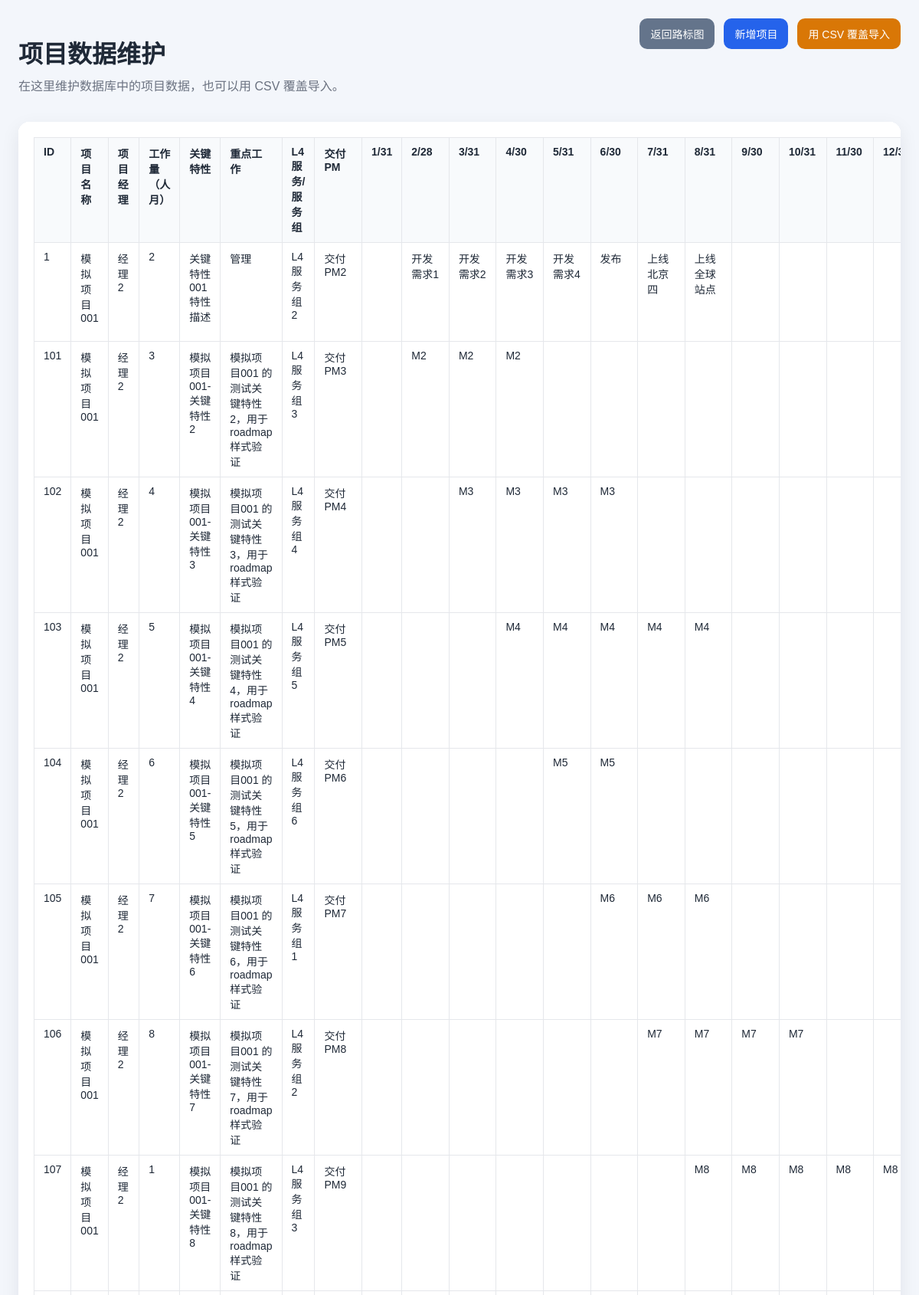
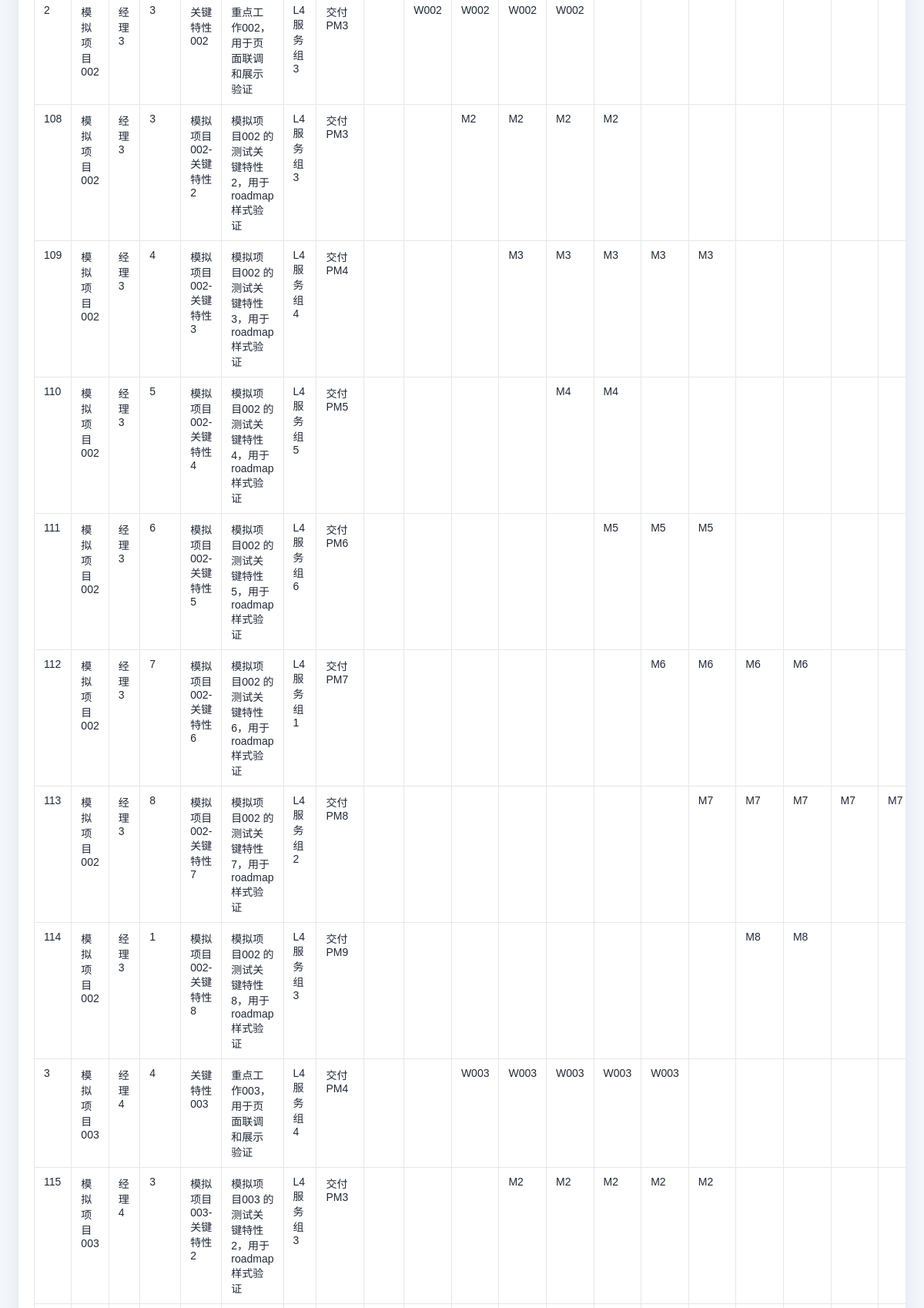
/admin/projects (upper part), run on the app's committed database (2 pictures, top to bottom).
### tables this page shows
CREATE TABLE projects (
                id INTEGER PRIMARY KEY AUTOINCREMENT,
                project_name TEXT,
                project_manager TEXT,
                workload_person_month TEXT,
                focus_work TEXT,
                feature_name TEXT,
                service_group TEXT,
                delivery_pm TEXT,
                "1/31" TEXT,
                "2/28" TEXT,
                "3/31" TEXT,
                "4/30" TEXT,
                "5/31" TEXT,
                "6/30" TEXT,
                "7/31" TEXT,
                "8/31" TEXT,
                "9/30" TEXT,
                "10/31" TEXT,
                "11/30" TEXT,
                "12/31" TEXT,
                created_at TEXT DEFAULT CURRENT_TIMESTAMP,
                updated_at TEXT DEFAULT CURRENT_TIMESTAMP
            );

### src/app.py (the view)
@app.route('/admin/projects')
@login_required
def admin_projects():
    rows = load_projects()
    return render_template('admin_projects.html', projects=rows, months=MILESTONE_COLUMNS, saml_enabled=saml_enabled(), saml_user=session.get('saml_user'))

### src/app.py (called while the page is built)
def saml_enabled():
    return os.getenv("RELEASEPLAN_SAML_ENABLED", "false").lower() == "true"

def login_required(view_func):
    @wraps(view_func)
    def wrapped(*args, **kwargs):
        if not saml_enabled():
            return view_func(*args, **kwargs)
        if session.get('saml_user'):
            return view_func(*args, **kwargs)
        return redirect('/releaseplan/saml/login?next=' + request.path)
    return wrapped

def get_conn():
    DB_PATH.parent.mkdir(parents=True, exist_ok=True)
    conn = sqlite3.connect(DB_PATH)
    conn.row_factory = sqlite3.Row
    return conn

def import_csv_if_needed():
    with get_conn() as conn:
        count = conn.execute("SELECT COUNT(*) FROM projects").fetchone()[0]
    if count == 0:
        import_csv(replace=False)

def load_projects():
    init_db()
    import_csv_if_needed()
    with get_conn() as conn:
        rows = conn.execute(
            f"""
            SELECT
                id,
                project_name,
                project_manager,
                workload_person_month,
                focus_work,
                feature_name,
                service_group,
                delivery_pm,
                {', '.join([f'"{month}"' for month in MILESTONE_COLUMNS])}
            FROM projects
            ORDER BY project_name ASC, id ASC
            """
        ).fetchall()
        return [dict(row) for row in rows]

### templates/admin_projects.html (shortened to what this page needs)
<!doctype html>
<html lang="zh-CN">
<head>
  <link rel="stylesheet" href="{{ url_for('static', filename='style.css') }}">
</head>
<body>
  <div class="page">
    <header class="toolbar">
      <div>
        <h1>项目数据维护</h1>
        <p>在这里维护数据库中的项目数据，也可以用 CSV 覆盖导入。</p>
      </div>
      <div class="toolbar-actions">
        <a class="button secondary" href="/releaseplan/">返回路标图</a>
        <a class="button" href="{{ url_for('admin_project_new') }}">新增项目</a>
        <form method="post" action="{{ url_for('admin_projects_import_csv') }}" onsubmit="return confirm('确认用 docs/project_table.csv 覆盖导入数据库吗？');">
          <button class="button warning" type="submit">用 CSV 覆盖导入</button>
        </form>
      </div>
    </header>
    {% if projects %}
      <div class="table-wrap card">
        <table class="data-table">
          <thead>
            <tr>
              <th>ID</th>
              <th>项目名称</th>
              <th>项目经理</th>
              <th>工作量（人月）</th>
              <th>关键特性</th>
              <th>重点工作</th>
              <th>L4服务/服务组</th>
              <th>交付PM</th>
              {% for month in months %}
                <th>{{ month }}</th>
              {% endfor %}
            </tr>
          </thead>
          <tbody>
            {% for project in projects %}
              <tr>
                <td>{{ project.id }}</td>
                <td>{{ project.project_name or '' }}</td>
                <td>{{ project.project_manager or '' }}</td>
                <td>{{ project.workload_person_month or '' }}</td>
                <td>{{ project.feature_name or '' }}</td>
                <td>{{ project.focus_work or '' }}</td>
                <td>{{ project.service_group or '' }}</td>
                <td>{{ project.delivery_pm or '' }}</td>
                {% for month in months %}
                  <td>{{ project[month] or '' }}</td>
                {% endfor %}
              </tr>
            {% endfor %}
          </tbody>
        </table>
      </div>
    {% else %}
      <div class="empty">当前数据库还没有项目数据。你可以先新增，或者用 CSV 覆盖导入。</div>
    {% endif %}
  </div>
</body>
</html>

### static/style.css (style rules this page uses)
body { margin: 0; font-family: Arial, "PingFang SC", "Microsoft YaHei", sans-serif; background: #f3f6fb; color: #1f2937; }
.page { max-width: 1500px; margin: 0 auto; padding: 24px; }
header h1 { margin-bottom: 8px; }
header p { margin-top: 0; color: #6b7280; }
.card { background: #fff; border-radius: 16px; box-shadow: 0 8px 24px rgba(15, 23, 42, 0.08); }
.toolbar { display: flex; justify-content: space-between; gap: 16px; align-items: flex-start; margin-bottom: 20px; }
.toolbar-actions { display: flex; gap: 12px; align-items: center; flex-wrap: wrap; }
.button { display: inline-flex; align-items: center; justify-content: center; padding: 10px 14px; border-radius: 10px; background: #2563eb; color: #fff; text-decoration: none; border: 0; cursor: pointer; font-size: 14px; }
.button.secondary { background: #64748b; }
.button.warning { background: #d97706; }
.card { background: #fff; border-radius: 14px; padding: 20px; box-shadow: 0 8px 24px rgba(15, 23, 42, 0.08); }
.table-wrap { overflow-x: auto; }
.data-table { width: 100%; border-collapse: collapse; }
.data-table th, .data-table td { border: 1px solid #e5e7eb; padding: 10px 12px; text-align: left; vertical-align: top; font-size: 14px; }
.data-table th { background: #f8fafc; }

### data on the page
projects: id "1", project_name "模拟项目001", project_manager "经理2", workload_person_month "2", feature_name "关键特性001特性描述", focus_work "管理", service_group "L4服务组2", delivery_pm "交付PM2", project "开发需求1" "开发需求2" "开发需求3" "开发需求4" "发布" "上线北京四" "上线全球站点"
projects: id "101", project_name "模拟项目001", project_manager "经理2", workload_person_month "3", feature_name "模拟项目001-关键特性2", focus_work "模拟项目001 的测试关键特性 2，用于 roadmap 样式验证", service_group "L4服务组3", delivery_pm "交付PM3", project "M2" "M2" "M2"
projects: id "102", project_name "模拟项目001", project_manager "经理2", workload_person_month "4", feature_name "模拟项目001-关键特性3", focus_work "模拟项目001 的测试关键特性 3，用于 roadmap 样式验证", service_group "L4服务组4", delivery_pm "交付PM4", project "M3" "M3" "M3" "M3"
projects: id "103", project_name "模拟项目001", project_manager "经理2", workload_person_month "5", feature_name "模拟项目001-关键特性4", focus_work "模拟项目001 的测试关键特性 4，用于 roadmap 样式验证", service_group "L4服务组5", delivery_pm "交付PM5", project "M4" "M4" "M4" "M4" "M4"
projects: id "104", project_name "模拟项目001", project_manager "经理2", workload_person_month "6", feature_name "模拟项目001-关键特性5", focus_work "模拟项目001 的测试关键特性 5，用于 roadmap 样式验证", service_group "L4服务组6", delivery_pm "交付PM6", project "M5" "M5"
projects: id "105", project_name "模拟项目001", project_manager "经理2", workload_person_month "7", feature_name "模拟项目001-关键特性6", focus_work "模拟项目001 的测试关键特性 6，用于 roadmap 样式验证", service_group "L4服务组1", delivery_pm "交付PM7", project "M6" "M6" "M6"
projects: id "106", project_name "模拟项目001", project_manager "经理2", workload_person_month "8", feature_name "模拟项目001-关键特性7", focus_work "模拟项目001 的测试关键特性 7，用于 roadmap 样式验证", service_group "L4服务组2", delivery_pm "交付PM8", project "M7" "M7" "M7" "M7"
projects: id "107", project_name "模拟项目001", project_manager "经理2", workload_person_month "1", feature_name "模拟项目001-关键特性8", focus_work "模拟项目001 的测试关键特性 8，用于 roadmap 样式验证", service_group "L4服务组3", delivery_pm "交付PM9", project "M8" "M8" "M8" "M8" "M8"
projects: id "2", project_name "模拟项目002", project_manager "经理3", workload_person_month "3", feature_name "关键特性002", focus_work "重点工作002，用于页面联调和展示验证", service_group "L4服务组3", delivery_pm "交付PM3", project "W002" "W002" "W002" "W002"
projects: id "108", project_name "模拟项目002", project_manager "经理3", workload_person_month "3", feature_name "模拟项目002-关键特性2", focus_work "模拟项目002 的测试关键特性 2，用于 roadmap 样式验证", service_group "L4服务组3", delivery_pm "交付PM3", project "M2" "M2" "M2" "M2"
projects: id "109", project_name "模拟项目002", project_manager "经理3", workload_person_month "4", feature_name "模拟项目002-关键特性3", focus_work "模拟项目002 的测试关键特性 3，用于 roadmap 样式验证", service_group "L4服务组4", delivery_pm "交付PM4", project "M3" "M3" "M3" "M3" "M3"
projects: id "110", project_name "模拟项目002", project_manager "经理3", workload_person_month "5", feature_name "模拟项目002-关键特性4", focus_work "模拟项目002 的测试关键特性 4，用于 roadmap 样式验证", service_group "L4服务组5", delivery_pm "交付PM5", project "M4" "M4"
projects: id "111", project_name "模拟项目002", project_manager "经理3", workload_person_month "6", feature_name "模拟项目002-关键特性5", focus_work "模拟项目002 的测试关键特性 5，用于 roadmap 样式验证", service_group "L4服务组6", delivery_pm "交付PM6", project "M5" "M5" "M5"
projects: id "112", project_name "模拟项目002", project_manager "经理3", workload_person_month "7", feature_name "模拟项目002-关键特性6", focus_work "模拟项目002 的测试关键特性 6，用于 roadmap 样式验证", service_group "L4服务组1", delivery_pm "交付PM7", project "M6" "M6" "M6" "M6"
projects: id "113", project_name "模拟项目002", project_manager "经理3", workload_person_month "8", feature_name "模拟项目002-关键特性7", focus_work "模拟项目002 的测试关键特性 7，用于 roadmap 样式验证", service_group "L4服务组2", delivery_pm "交付PM8", project "M7" "M7" "M7" "M7" "M7"
projects: id "114", project_name "模拟项目002", project_manager "经理3", workload_person_month "1", feature_name "模拟项目002-关键特性8", focus_work "模拟项目002 的测试关键特性 8，用于 roadmap 样式验证", service_group "L4服务组3", delivery_pm "交付PM9", project "M8" "M8"
projects: id "3", project_name "模拟项目003", project_manager "经理4", workload_person_month "4", feature_name "关键特性003", focus_work "重点工作003，用于页面联调和展示验证", service_group "L4服务组4", delivery_pm "交付PM4", project "W003" "W003" "W003" "W003" "W003"
projects: id "115", project_name "模拟项目003", project_manager "经理4", workload_person_month "3", feature_name "模拟项目003-关键特性2", focus_work "模拟项目003 的测试关键特性 2，用于 roadmap 样式验证", service_group "L4服务组3", delivery_pm "交付PM3", project "M2" "M2" "M2" "M2" "M2"

### other printed values
{{ month }} "1/31" "2/28" "3/31" "4/30" "5/31" "6/30" "7/31" "8/31" "9/30" "10/31" "11/30"
